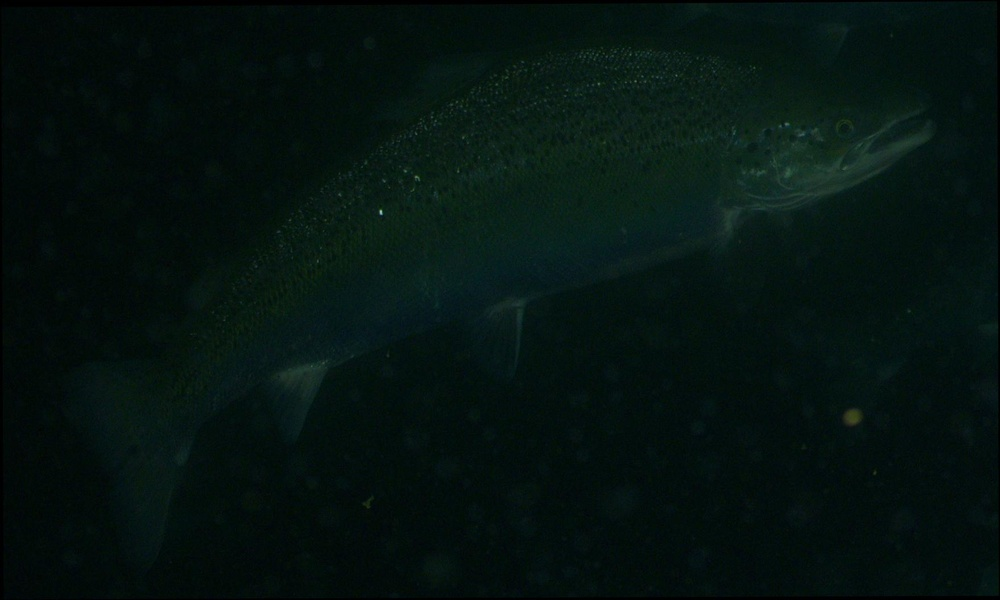
#> input picture alok/biomass_estimation/archive/production_data_analysis_v1/image.jpg, 1000 x 600 px, shrunk from 1757 x 1055 before the run
$ python -i detectors.py   (imports and definitions only)   (older library calls are emulated)
#> lines starting #> are read from the running program, lines starting #| are printed output that depends on the picture; after the words box and inside, x2 and y2 are one past the last pixel; in counts of white or black regions, pixels touching at a corner belong together
#> further down, picture is the input picture: shape (600, 1000, 3); mean B, G, R 15.7, 19.1, 4.8
'''
    File name         : detectors.py
    File Description  : Detect objects in video frame
    Author            : Srini Ananthakrishnan
    Date created      : 07/14/2017
    Date last modified: 07/16/2017
    Python Version    : 2.7
'''

# Import python libraries
import numpy as np
import cv2

# set to 1 for pipeline images
debug = 0


class Detectors(object):
    """Detectors class to detect objects in video frame
    Attributes:
        None
    """
    def __init__(self):
        """Initialize variables used by Detectors class
        Args:
            None
        Return:
            None
        """
        self.fgbg = cv2.createBackgroundSubtractorMOG2()

    def Detect(self, frame):
        """Detect objects in video frame using following pipeline
            - Convert captured frame from BGR to GRAY
            - Perform Background Subtraction
            - Detect edges using Canny Edge Detection
              http://docs.opencv.org/trunk/da/d22/tutorial_py_canny.html
            - Retain only edges within the threshold
            - Find contours
            - Find centroids for each valid contours
        Args:
            frame: single video frame
        Return:
            centers: vector of object centroids in a frame
        """

        # Convert BGR to GRAY
        gray = cv2.cvtColor(frame, cv2.COLOR_BGR2GRAY)

        if (debug == 1):
            xxx=0
            #cv2.imshow('gray', gray)

        # Perform Background Subtraction
        fgmask = self.fgbg.apply(gray)
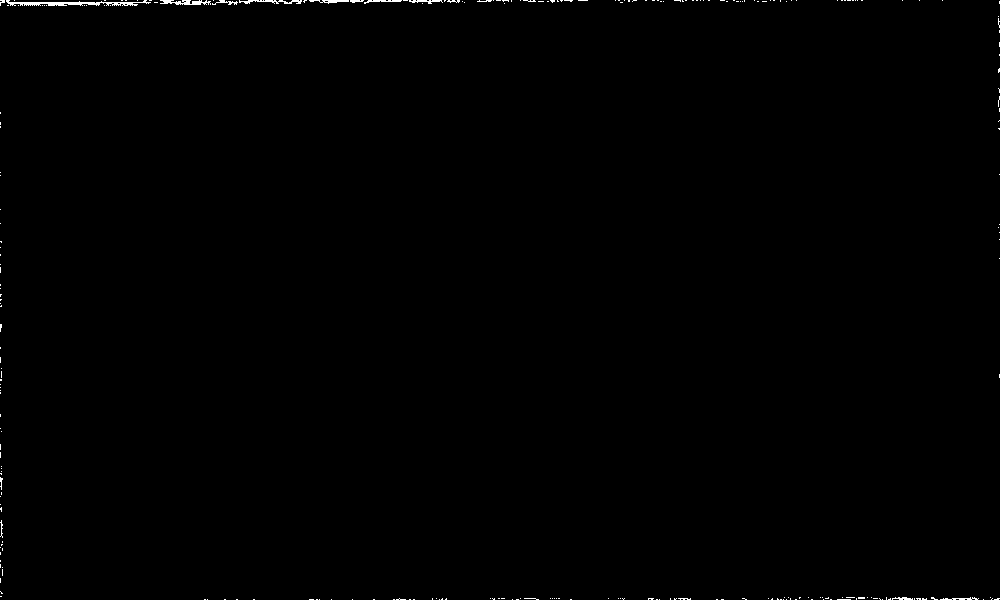
#> fgmask: shape (600, 1000); values 127 (black) and 255 (white), 0.32% white in thin lines or dots

        if (debug == 0):
            xxx=0
            #cv2.imshow('bgsub', fgmask)

        # Detect edges
        edges = cv2.Canny(fgmask, 50, 190, 3)
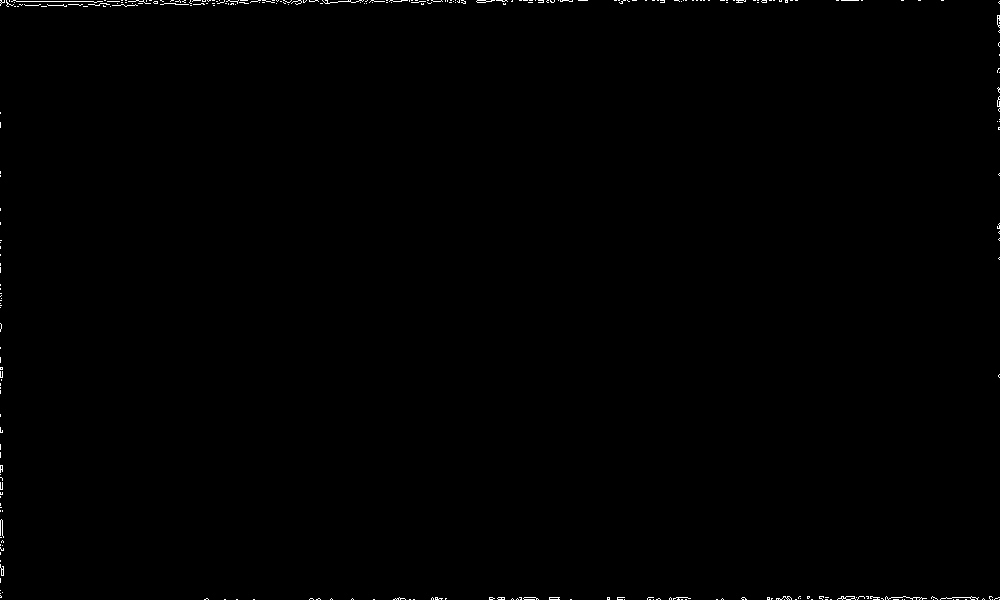
#> edges: shape (600, 1000); 0.32% white in thin lines or dots

        if (debug == 1):
            xxx=0
            #cv2.imshow('Edges', edges)

        # Retain only edges within the threshold
        ret, thresh = cv2.threshold(edges, 127, 255, 0)

        # Find contours
        _, contours, hierarchy = cv2.findContours(thresh,
                                                  cv2.RETR_EXTERNAL,
                                                  cv2.CHAIN_APPROX_SIMPLE)
#> contours = 302 contours, 301 with area under 20; largest, box (x1, y1, x2, y2) and area: (837, 596, 856, 600) 29

        if (debug == 0):
            xxx=0
            #cv2.imshow('thresh', thresh)

        centers = []  # vector of object centroids in a frame
        # we only care about centroids with size of bug in this example
        # recommended to be tunned based on expected object size for
        # improved performance
        blob_radius_thresh = 8
        # Find centroid for each valid contours
        for cnt in contours:
            try:
                # Calculate and draw circle
                (x, y), radius = cv2.minEnclosingCircle(cnt)
                centeroid = (int(x), int(y))
                radius = int(radius)
                if (radius > blob_radius_thresh):
                    cv2.circle(frame, centeroid, radius, (0, 255, 0), 2)
                    b = np.array([[x], [y]])
                    centers.append(np.round(b))
            except ZeroDivisionError:
                pass
#> this loop made 302 passes
#> (x, y, radius) on passes 1, 2, 5, 6, 7, 8, 14, 18, 20, 30, 33, 39: (999, 599, 0), (992, 599, 0), (953, 599, 0), (933, 599, 0), (904, 599, 0), (902, 599, 0), (784, 599, 0), (653, 599, 0), (624, 599, 0), (800, 598, 0), (658, 599, 2), (318, 599, 2)
#> (cnt, x, y, radius) on passes 3, 4, 10, 11, 12, 13: ([[965, 599], [966, 599]], 965.5, 599, 0), ([[956, 599], [958, 599]], 957, 599, 1), ([[830, 599], [831, 599]], 830.5, 599, 0), ([[825, 599], [827, 599]], 826, 599, 1), ([[811, 599], [812, 599]], 811.5, 599, 0), ([[795, 599], [796, 599]], 795.5, 599, 0)
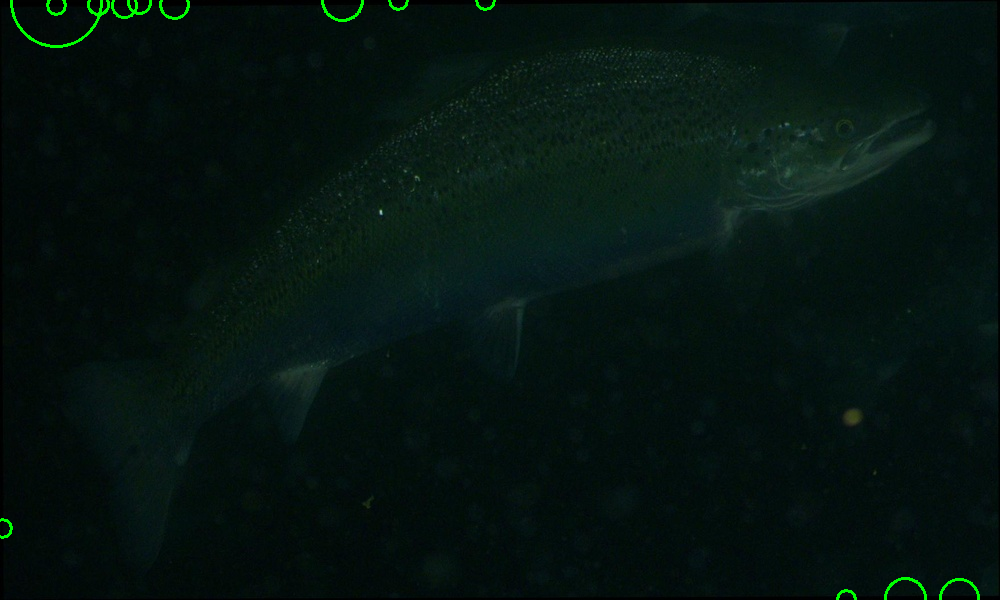
#> frame: shape (600, 1000, 3); 0.33% of pixels changed, all inside (x1, y1, x2, y2) = (0, 0, 980, 600)
#> after the loop, centers = [[959, 598], [905, 598], [846, 599], [2, 528], [124, 5], [56, 5], [174, 4], [98, 4], [485, 0], [398, 0], [342, 0], [139, 2], [56, 1]]

        # show contours of tracking objects
        # cv2.imshow('Track Bugs', frame)

        return centers

>>> import cv2
>>> picture = cv2.imread('../../../../../alok/biomass_estimation/archive/production_data_analysis_v1/image.jpg')
>>> result = Detectors().Detect(picture)
#> result has the same summary as centers in Detect
